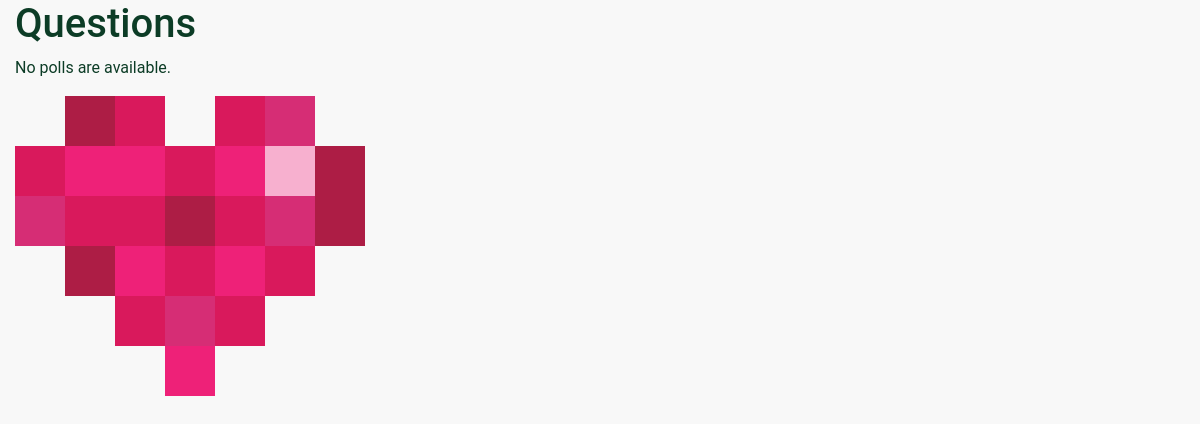
Before: /polls/ with the older database file.
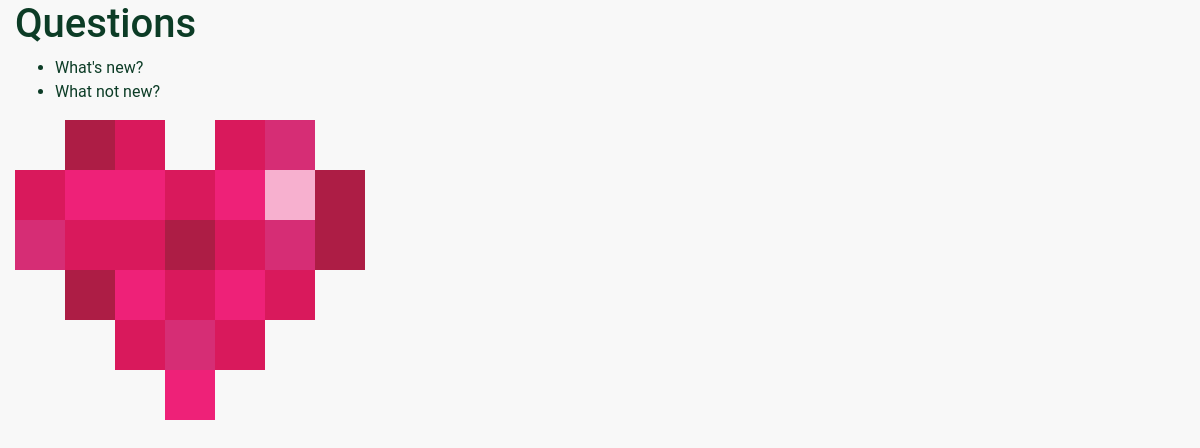
After: the same page with the newer database file.
### polls/models.py (models this page shows, shortened)
class Question(models.Model):
    question_text = models.CharField(max_length=200)
    pub_date = models.DateTimeField('date published')

### polls/views.py (the view)
# urls.py: path('', views.IndexView.as_view(), name='index'),
class IndexView(generic.ListView):
    template_name = 'polls/index.html'
    context_object_name = 'latest_question_list'
    def get_queryset(self):
        return Question.objects.filter(
            pub_date__lte=timezone.now()
        ).order_by('-pub_date')[:5]

### polls/templates/polls/index.html (shortened to what this page needs)
{% load static %}
<link rel="stylesheet" type="text/css" href="{% static 'polls/style.css' %}">
<link rel="stylesheet" href="https://cdn.jsdelivr.net/npm/bootstrap@4.6.0/dist/css/bootstrap.min.css">
<div class="container-fluid">
    <h1>Questions</h1>
    {% if latest_question_list %}
        <ul>
        {% for question in latest_question_list %}
            <li><a href="{% url 'polls:detail' question.id %}">{{ question.question_text }}</a></li>
        {% endfor %}
        </ul>
    {% else %}
        <p>No polls are available.</p>
    {% endif %}
    <img src="{% static 'polls/images/fundraising-heart.svg' %}"/>
</div>

Changed rows visible on the page:
added Question: question_text "What's new?"
added Question: question_text "What not new?"
Other visible differences:
text no longer shown: "No polls are available."
